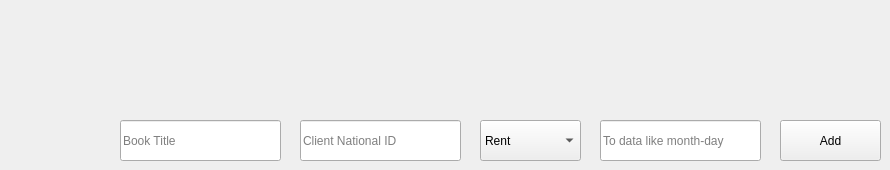
             <widget class="QWidget" name="tab_13">
              <attribute name="title">
               <string>Order</string>
              </attribute>
              <widget class="QLineEdit" name="lineEdit_10">
               <property name="geometry">
                <rect>
                 <x>600</x>
                 <y>120</y>
                 <width>161</width>
                 <height>41</height>
                </rect>
               </property>
               <property name="placeholderText">
                <string>To data like month-day</string>
               </property>
              </widget>
              <widget class="QLineEdit" name="lineEdit_4">
               <property name="geometry">
                <rect>
                 <x>120</x>
                 <y>120</y>
                 <width>161</width>
                 <height>41</height>
                </rect>
               </property>
               <property name="placeholderText">
                <string>Book Title</string>
               </property>
              </widget>
              <widget class="QLineEdit" name="lineEdit_7">
               <property name="geometry">
                <rect>
                 <x>300</x>
                 <y>120</y>
                 <width>161</width>
                 <height>41</height>
                </rect>
               </property>
               <property name="placeholderText">
                <string>Client National ID</string>
               </property>
              </widget>
              <widget class="QComboBox" name="comboBox">
               <property name="geometry">
                <rect>
                 <x>480</x>
                 <y>120</y>
                 <width>101</width>
                 <height>41</height>
                </rect>
               </property>
               <item>
                <property name="text">
                 <string>Rent</string>
                </property>
               </item>
               <item>
                <property name="text">
                 <string>Retrieve</string>
                </property>
               </item>
              </widget>
              <widget class="QPushButton" name="pushButton_8">
               <property name="enabled">
                <bool>true</bool>
               </property>
               <property name="geometry">
                <rect>
                 <x>780</x>
                 <y>120</y>
                 <width>101</width>
                 <height>41</height>
                </rect>
               </property>
               <property name="text">
                <string>Add</string>
               </property>
              </widget>
             </widget>
